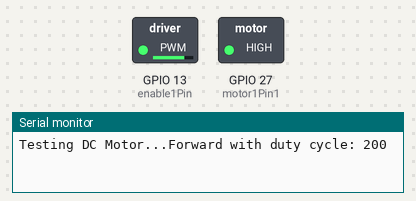
A sketch run on a simulated ESP32. On the bench: switched loads named in the sketch (green lamp = pin HIGH), the last lines printed to the serial monitor.

Above: at 0.1 s.
At 0.6 s:
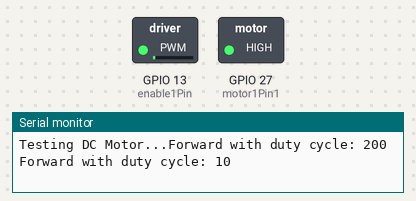
Timing chart, 0 to 2.1 s (numbered marks = the images above):
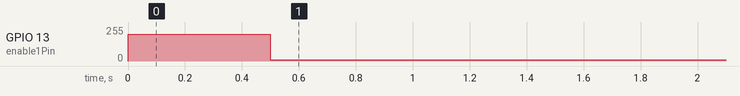

The sketch:

sketch_may13a.ino
```cpp
// Motor A
int motor1Pin1 = 27;

int enable1Pin = 13;

// Setting PWM properties
const int freq = 30000;
const int pwmChannel = 0;
const int resolution = 8;
int dutyCycle = 200;

void setup() {
  // sets the pins as outputs:
  pinMode(motor1Pin1, OUTPUT);

  pinMode(enable1Pin, OUTPUT);

  // configure LED PWM functionalitites
  ledcSetup(pwmChannel, freq, resolution);

  // attach the channel to the GPIO to be controlled
  ledcAttachPin(enable1Pin, pwmChannel);

  Serial.begin(115200);

  // testing
  Serial.print("Testing DC Motor...");
}

void loop() {


  // Move DC motor forward with increasing speed
  digitalWrite(motor1Pin1, HIGH);

  while (dutyCycle <= 255){
    ledcWrite(pwmChannel, dutyCycle);
    Serial.print("Forward with duty cycle: ");
    Serial.println(dutyCycle);
    dutyCycle = 10;
    delay(500);
  }
  dutyCycle = 200;
}
```

Measured:
- by itself, GPIO 13 (enable1Pin): 0/255 → 199/255 at 0.00 s, → 10/255 0.50 s later
